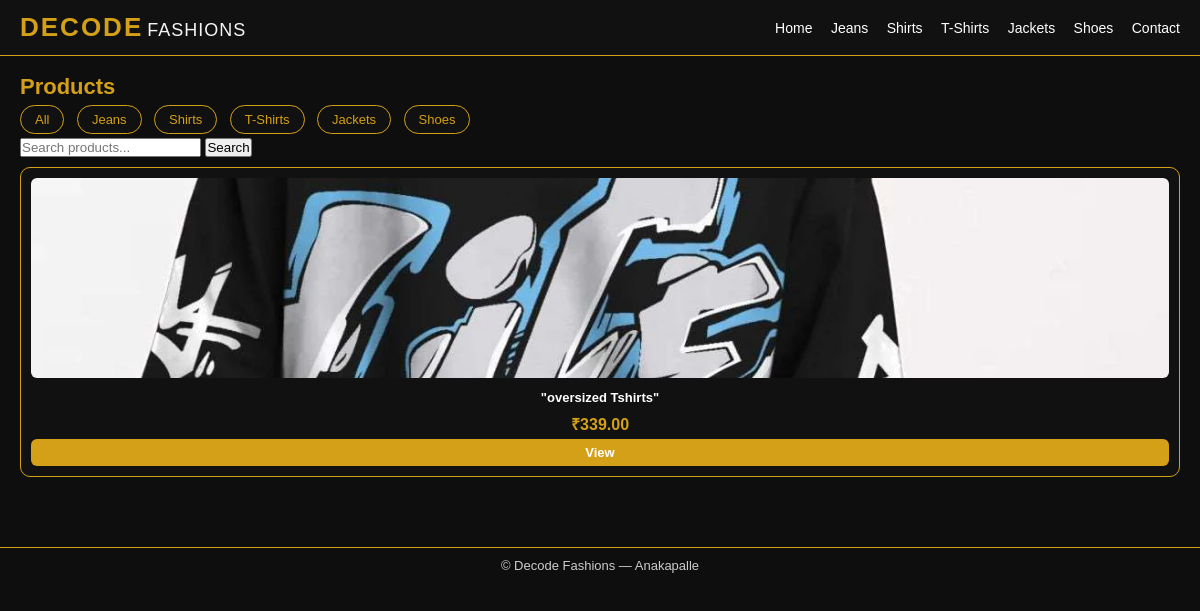
Page /products/?category=tshirt on the committed database.
### shop/models.py (models this page shows, shortened)
class Product(models.Model):
    CATEGORY_CHOICES = [
        ("jeans", "Jeans"),
        ("shirt", "Shirts"),
        ("tshirt", "T-Shirts"),
        ("jacket", "Jackets"),
        ("shoes", "Shoes"),
    ]
    name = models.CharField(max_length=100)
    category = models.CharField(max_length=20, choices=CATEGORY_CHOICES)
    price = models.DecimalField(max_digits=10, decimal_places=2)
    description = models.TextField(blank=True)
    image = models.ImageField(upload_to="products/", blank=True, null=True)
    active = models.BooleanField(default=True)
    created_at = models.DateTimeField(auto_now_add=True)
    class Meta:
        ordering = ["-created_at"]

### shop/views.py (the view)
# urls.py: path('products/', views.product_list, name='product_list'),
def product_list(request):
    products = Product.objects.filter(active=True)
    category = request.GET.get('category')
    if category:
        products = products.filter(category=category)
    q = request.GET.get('q')
    if q:
        products = products.filter(name__icontains=q)
    return render(request, 'product_list.html', {'products': products})

### shop/templates/product_list.html
{% extends 'base.html' %}
{% block content %}
<h2>Products</h2>
<div class="top-bar">
  <div class="filter-bar">
    <a href="{% url 'product_list' %}" class="filter-btn">All</a>
    <a href="?category=jeans" class="filter-btn">Jeans</a>
    <a href="?category=shirt" class="filter-btn">Shirts</a>
    <a href="?category=tshirt" class="filter-btn">T-Shirts</a>
    <a href="?category=jacket" class="filter-btn">Jackets</a>
    <a href="?category=shoes" class="filter-btn">Shoes</a>
  </div>
  <form method="get" class="search-form">
    <input type="text" name="q" placeholder="Search products..." value="{{ request.GET.q }}">
    <button type="submit">Search</button>
  </form>
</div>
<div class="product-grid">
  {% for p in products %}
  <div class="product-card">
  <a href="{% url 'product_detail' p.pk %}">
    {% if p.image %}
      <img src="{{ p.image.url }}" alt="{{ p.name }}">
    {% endif %}
    <h3>{{ p.name }}</h3>
  </a>
  <p class="price">₹{{ p.price }}</p>
  <a class="button" href="{% url 'product_detail' p.pk %}">View</a>
</div>
  {% empty %}
  <p>No products found.</p>
  {% endfor %}
</div>
{% endblock %}

### shop/static/css/style.css (style rules this page uses)
:root { --gold: #d4a017; --text-light: #ffffff; }
* { margin: 0; padding: 0; box-sizing: border-box; }
body { background: #0e0e0e; color: var(--text-light); font-family: Arial, sans-serif; }
h2 { margin: 18px 0 10px 0; font-size: 22px; color: var(--gold); }
.button { display: inline-block; background: var(--gold); color: #000; padding: 6px 14px; border-radius: 6px; text-decoration: none; font-size: 13px; font-weight: 600; }
.filter-bar { margin: 10px 0; }
.filter-btn { padding: 6px 14px; background: #111; border: 1px solid var(--gold); border-radius: 999px; text-decoration: none; color: var(--gold); font-size: 13px; margin-right: 8px; }
.product-grid { display: grid; grid-template-columns: repeat(auto-fit, minmax(160px, 1fr)); gap: 16px; padding: 10px 0; }
.product-card { background: #111; border: 1px solid var(--gold); border-radius: 10px; padding: 10px; text-align: center; display: flex; flex-direction: column; justify-content: space-between; }
.product-card img { width: 100%; height: 200px; object-fit: cover; border-radius: 6px; margin-bottom: 8px; }
.product-card h3 { font-size: 13px; margin-bottom: 4px; }
.product-card a { color: inherit; text-decoration: none; }
.price { color: var(--gold); font-size: 16px; font-weight: 600; margin: 4px 0; }

### rows in the picture
Product: image (picture), name "\"oversized Tshirts\"", price "339.00"
